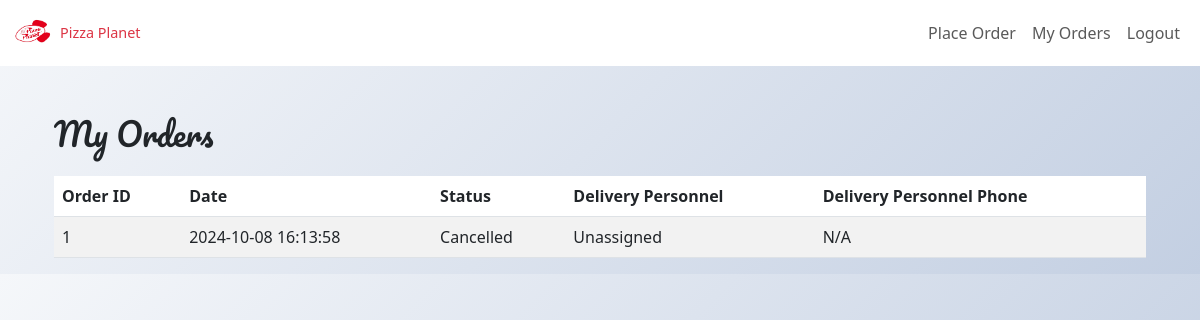
The app's page /my_orders (signed in) with its own data.
### models.py (models this page shows)
class Order(db.Model):
    __tablename__ = 'Order'
    id = Column(Integer, primary_key=True, autoincrement=True)
    customer_id = Column(Integer, ForeignKey('Customer.id'), nullable=False)
    order_date = Column(DateTime, default=datetime.now, nullable=False)
    delivery_time = Column(DateTime)
    total_price = Column(DECIMAL(10, 2), nullable=False)
    discount_percentage = Column(DECIMAL(5, 2), default=Decimal('0.00'))
    status = Column(Enum(OrderStatusEnum), nullable=False, default=OrderStatusEnum.Pending)
    is_cancelled = Column(Boolean, default=False)
    cancellation_time = Column(DateTime)
    customer = relationship('Customer', back_populates='orders')
    order_items = relationship('OrderItem', back_populates='order', cascade='all, delete-orphan')
    delivery = relationship('Delivery', back_populates='order', uselist=False)
    status_history = relationship('OrderStatusHistory', back_populates='order')

### routes.py (the view)
    @app.route('/my_orders', methods=['GET'])
    @login_required
    def my_orders():
        from setup.extensions import db
        orders = db.session.query(
            Order.id.label('order_id'),
            Order.order_date,
            Order.status,
            DeliveryPersonnel.name.label('delivery_personnel_name'),
            DeliveryPersonnel.phone.label('delivery_personnel_phone')
        ).outerjoin(Order.delivery).outerjoin(DeliveryPersonnel).filter(
            Order.customer_id == current_user.id
        ).all()
        return render_template('my_orders.html', orders=orders)

### app.py (called while the page is built)
@login_manager.user_loader
def load_user(user_id):
    return db.session.get(Customer, int(user_id))

### templates/my_orders.html
{% extends 'base.html' %}
{% block content %}
<div class="container mt-5">
    <h2>My Orders</h2>
    <table class="table table-striped mt-4">
        <thead>
            <tr>
                <th>Order ID</th>
                <th>Date</th>
                <th>Status</th>
                <th>Delivery Personnel</th>
                <th>Delivery Personnel Phone</th>
            </tr>
        </thead>
        <tbody>
            {% for order in orders %}
            <tr>
                <td>{{ order.order_id }}</td>
                <td>{{ order.order_date.strftime('%Y-%m-%d %H:%M:%S') }}</td>
                <td>{{ order.status.value }}</td>
                <td>{{ order.delivery_personnel_name if order.delivery_personnel_name else 'Unassigned' }}</td>
                <td>{{ order.delivery_personnel_phone if order.delivery_personnel_phone else 'N/A' }}</td>
            </tr>
            {% endfor %}
        </tbody>
    </table>
</div>
{% endblock %}

### static/css/styles.css (style rules this page uses)
body { font-family: 'Roboto', sans-serif; background-color: #f8f9fa; }
body { background: linear-gradient(135deg, #f5f7fa 0%, #c3cfe2 100%); }
h2 { font-family: 'Pacifico', cursive; color: #c82333; }

### records on screen
Order: order_id "1", order_date "2024-10-08 16:13:58", status.value "Cancelled", delivery_personnel_name "Unassigned", delivery_personnel_phone "N/A"
